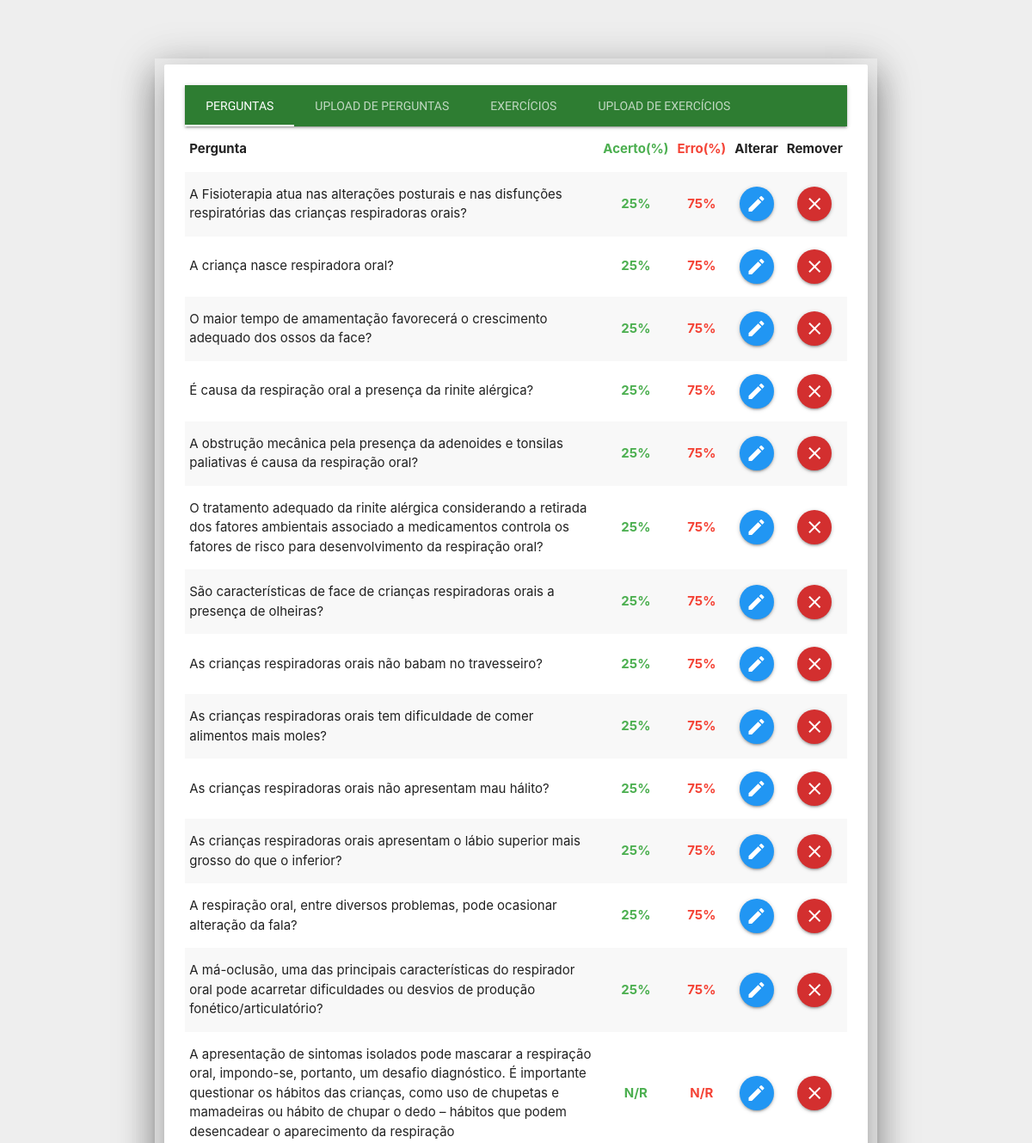
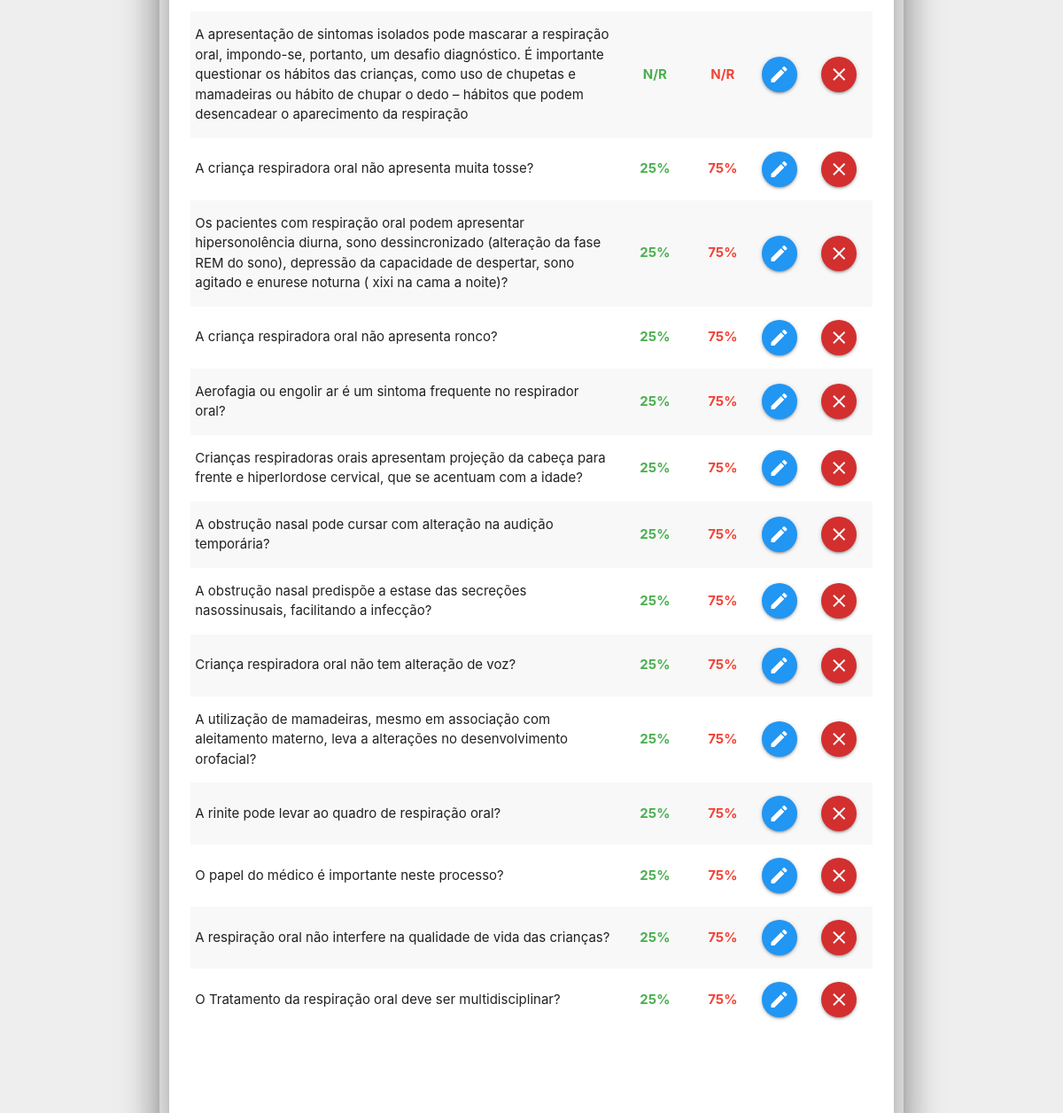
Page /ClinicaMedica/Admin.php on the committed database (2 pictures, top to bottom).
### tables this page shows
CREATE TABLE `pergunta` (
  `codigoPergunta` int(10) UNSIGNED NOT NULL,
  `descricao` varchar(300) NOT NULL,
  `respostaCerta` varchar(300) NOT NULL,
  `tipo_pergunta` int(10) UNSIGNED NOT NULL,
  `cod_Questionario` int(10) UNSIGNED NOT NULL
);

### ClinicaMedica/Admin.php (the view, shortened to what this page needs)
<?php
    include "Conexao.php";
    $sql_banco = mysqli_query($conexao, "SELECT * FROM pergunta");
?>
<!DOCTYPE html>
<html>
<head>
    <link rel="stylesheet" href="css/materialize.min.css">
</head>
<body class="grey lighten-3">
        <br><br><br>
        <div class="container">
            <div class="row">
                <div class="col m12 center z-depth-5">
                    <div class="card-panel z-depth-5">
                        <nav class="nav-extended green darken-3">
                            <div class="nav-content">
                                <ul class="tabs tabs-transparent">
                                    <li class="tab"><a href="#perguntas"> Perguntas </a></li>
                                    <li class="tab"><a href="#uploadP"> Upload de Perguntas </a></li>
                                    <li class="tab"><a href="#exercicios"> Exercícios </a></li>
                                    <li class="tab"><a href="#uploadE"> Upload de Exercícios </a></li>
                                </ul>
                            </div>
                        </nav>
                        <div id="perguntas">
                                <div>
                                    <table class="striped">
                                        <thead>
                                            <tr>
                                                <th> Pergunta </th>
                                                <th class="green-text bold"> Acerto(%) </th>
                                                <th class="red-text bold"> Erro(%) </th>
                                                <th> Alterar </th>
                                                <th> Remover </th>
                                            </tr>
                                        </thead>
                                        <tbody>
                                            <?php while($l = mysqli_fetch_array($sql_banco)){ ?>
                                            <tr>
                                                <td>
                                                    <?php echo $l["descricao"]; ?>
                                                </td>
                                                <td class="green-text bold center">
                                                    <?php
                                                        $cod = $l["codigoPergunta"];
                                                        $percentCerta = mysqli_query($conexao, "SELECT COUNT(cod_pergunta) FROM respostacerta WHERE cod_pergunta = $cod");
                                                        $percentCerta = mysqli_fetch_array($percentCerta);
                                                        $percentCerta = $percentCerta['COUNT(cod_pergunta)'];
                                                        $percentErrada = mysqli_query($conexao, "SELECT COUNT(cod_pergunta) FROM respostaerrada WHERE cod_pergunta = $cod");
                                                        $percentErrada = mysqli_fetch_array($percentErrada);
                                                        $percentErrada = $percentErrada['COUNT(cod_pergunta)'];
                                                        $perguntasTotal = $percentCerta + $percentErrada;
                                                        if($perguntasTotal>0){
                                                            $percentCerta = 100*$percentCerta/$perguntasTotal;
                                                            $percentErrada = 100*$percentErrada/$perguntasTotal;
                                                            echo $percentCerta.'%';
                                                        }else{
                                                            $percentCerta = "N/R";
                                                            $percentErrada = "N/R";
                                                            echo $percentCerta;
                                                        }
                                                    ?>
                                                </td>
                                                <td class="red-text bold center">
                                                    <?php
                                                        if($perguntasTotal>0){
                                                        echo $percentErrada.'%';
                                                    }else{
                                                        echo $percentErrada;
                                                    }
                                                    ?>
                                                </td>
                                                <td class="center">
                                                    <a href="Atualizar-Pergunta.php?id=<?php echo $l["codigoPergunta"]; ?>" class="btn-floating blue"><i class="material-icons"> edit </i></a>
                                                </td>
                                                <td class="center">
                                                    <a href="javascript: if(confirm('Tem certeza que deseja remover esta pergunta ?')) location.href='Remover-Pergunta.php?id=<?php echo $l["codigoPergunta"]; ?>';">
                                                        <button class='btn-floating waves-effect waves-light red darken-2' type='button' onclick=''>
                                                            <i class='material-icons right'> close </i>
                                                        </button>
                                                    </a>
                                                </td>
                                            </tr>
                                            <?php } ?>
                                        </tbody>
                                    </table>
                                </div>
                        </div>
                        <div class="row">
                            <br>
                        </div>
                        <div class="row">
                            <br>
                        </div>
                    </div>
                </div>
            </div>
        </div>
        <br><br><br>
</body>
</html>

### ClinicaMedica/Admin.php (style rules this page uses)
li { font-family: 'Raleway'; }
.bold { font-weight: 700; }
body { overflow-x: hidden; }

### rows in the picture
pergunta: descricao "A Fisioterapia atua nas alterações posturais e nas disfunções respiratórias das crianças respiradoras orais?", percentCerta "25", percentErrada "75"
pergunta: descricao "A criança nasce respiradora oral?", percentCerta "25", percentErrada "75"
pergunta: descricao "O maior tempo de amamentação favorecerá o crescimento adequado dos ossos da face?", percentCerta "25", percentErrada "75"
pergunta: descricao "É causa da respiração oral a presença da rinite alérgica?", percentCerta "25", percentErrada "75"
pergunta: descricao "A obstrução mecânica pela presença da adenoides e tonsilas paliativas é causa da respiração oral?", percentCerta "25", percentErrada "75"
pergunta: descricao "O tratamento adequado da rinite alérgica considerando a retirada dos fatores ambientais associado a medicamentos controla os fatores de risco para desenvolvimento da respiração oral?", percentCerta "25", percentErrada "75"
pergunta: descricao "São características de face de crianças respiradoras orais a presença de olheiras?", percentCerta "25", percentErrada "75"
pergunta: descricao "As crianças respiradoras orais não babam no travesseiro?", percentCerta "25", percentErrada "75"
pergunta: descricao "As crianças respiradoras orais tem dificuldade de comer alimentos mais moles?", percentCerta "25", percentErrada "75"
pergunta: descricao "As crianças respiradoras orais não apresentam mau hálito?", percentCerta "25", percentErrada "75"
pergunta: descricao "As crianças respiradoras orais apresentam o lábio superior mais grosso do que o inferior?", percentCerta "25", percentErrada "75"
pergunta: descricao "A respiração oral, entre diversos problemas, pode ocasionar alteração da fala?", percentCerta "25", percentErrada "75"
pergunta: descricao "A má-oclusão, uma das principais características do respirador oral pode acarretar dificuldades ou desvios de produção fonético/articulatório?", percentCerta "25", percentErrada "75"
pergunta: descricao "A apresentação de sintomas isolados pode mascarar a respiração oral, impondo-se, portanto, um desafio diagnóstico. É importante questionar os hábitos das crianças, como uso de chupetas e mamadeiras ou hábito de chupar o dedo – hábitos que podem desencadear o aparecimento da respiração", percentCerta "N/R", percentErrada "N/R"
pergunta: descricao "A apresentação de sintomas isolados pode mascarar a respiração oral, impondo-se, portanto, um desafio diagnóstico. É importante questionar os hábitos das crianças, como uso de chupetas e mamadeiras ou hábito de chupar o dedo – hábitos que podem desencadear o aparecimento da respiração", percentCerta "N/R", percentErrada "N/R"
pergunta: descricao "A criança respiradora oral não apresenta muita tosse?", percentCerta "25", percentErrada "75"
pergunta: descricao "Os pacientes com respiração oral podem apresentar hipersonolência diurna, sono dessincronizado (alteração da fase REM do sono), depressão da capacidade de despertar, sono agitado e enurese noturna ( xixi na cama a noite)?", percentCerta "25", percentErrada "75"
pergunta: descricao "A criança respiradora oral não apresenta ronco?", percentCerta "25", percentErrada "75"
pergunta: descricao "Aerofagia ou engolir ar é um sintoma frequente no respirador oral?", percentCerta "25", percentErrada "75"
pergunta: descricao "Crianças respiradoras orais apresentam projeção da cabeça para frente e hiperlordose cervical, que se acentuam com a idade?", percentCerta "25", percentErrada "75"
pergunta: descricao "A obstrução nasal pode cursar com alteração na audição temporária?", percentCerta "25", percentErrada "75"
pergunta: descricao "A obstrução nasal predispõe a estase das secreções nasossinusais, facilitando a infecção?", percentCerta "25", percentErrada "75"
pergunta: descricao "Criança respiradora oral não tem alteração de voz?", percentCerta "25", percentErrada "75"
pergunta: descricao "A utilização de mamadeiras, mesmo em associação com aleitamento materno, leva a alterações no desenvolvimento orofacial?", percentCerta "25", percentErrada "75"
pergunta: descricao "A rinite pode levar ao quadro de respiração oral?", percentCerta "25", percentErrada "75"
pergunta: descricao "O papel do médico é importante neste processo?", percentCerta "25", percentErrada "75"
pergunta: descricao "A respiração oral não interfere na qualidade de vida das crianças?", percentCerta "25", percentErrada "75"
pergunta: descricao "O Tratamento da respiração oral deve ser multidisciplinar?", percentCerta "25", percentErrada "75"
